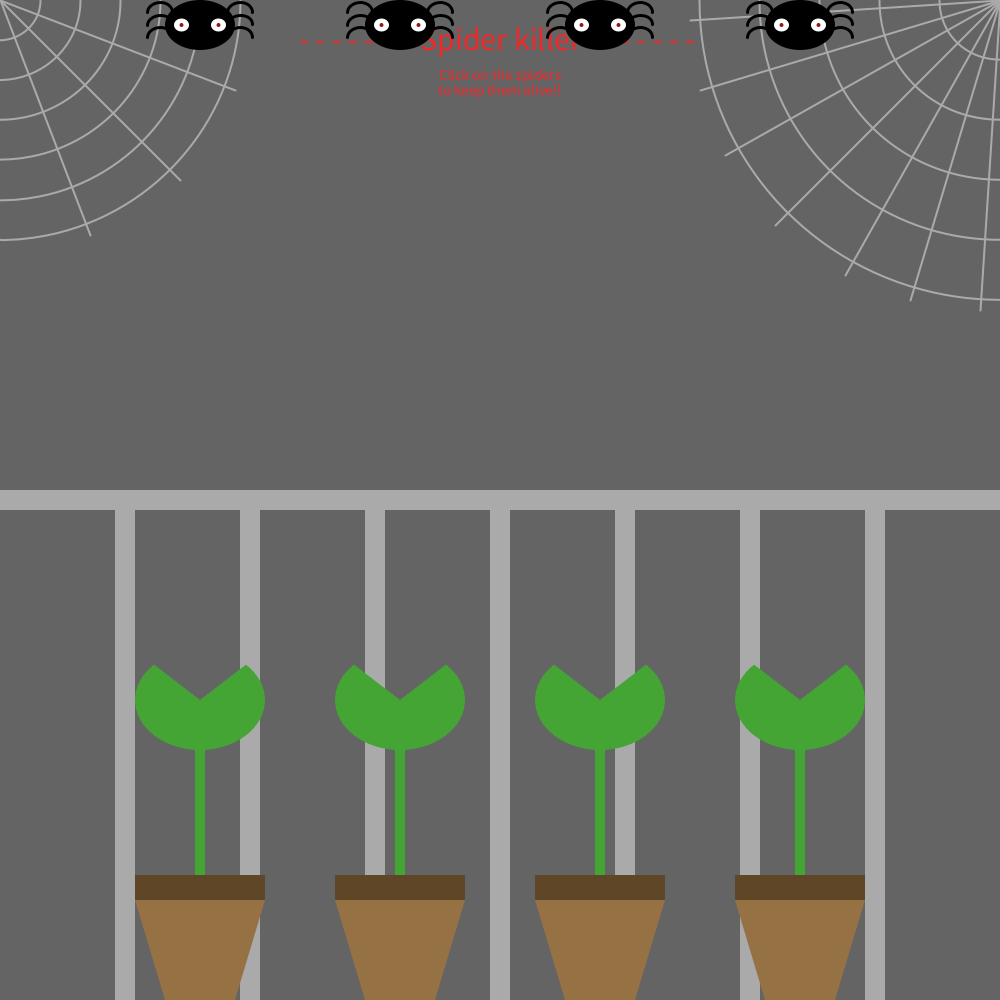
Frame 1 (no input)
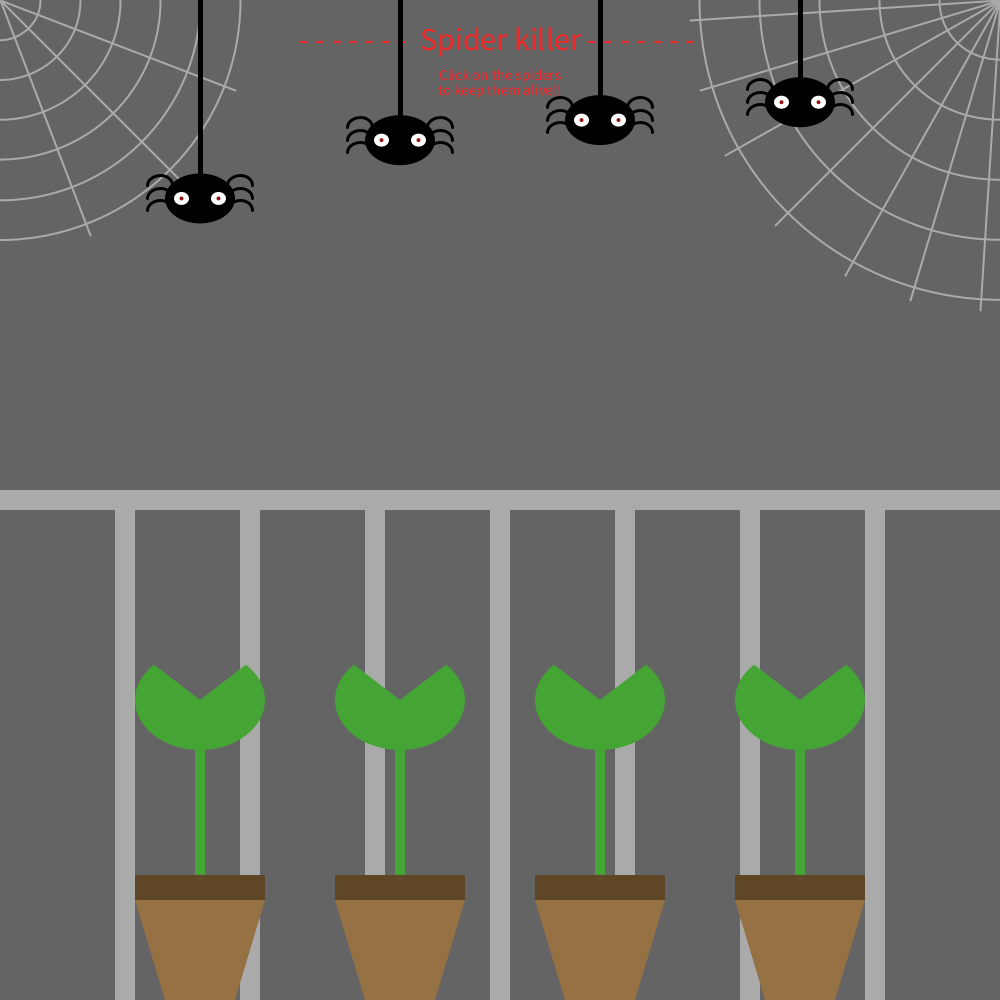
Frame 60 (the mouse pressed at the canvas centre just before this capture)
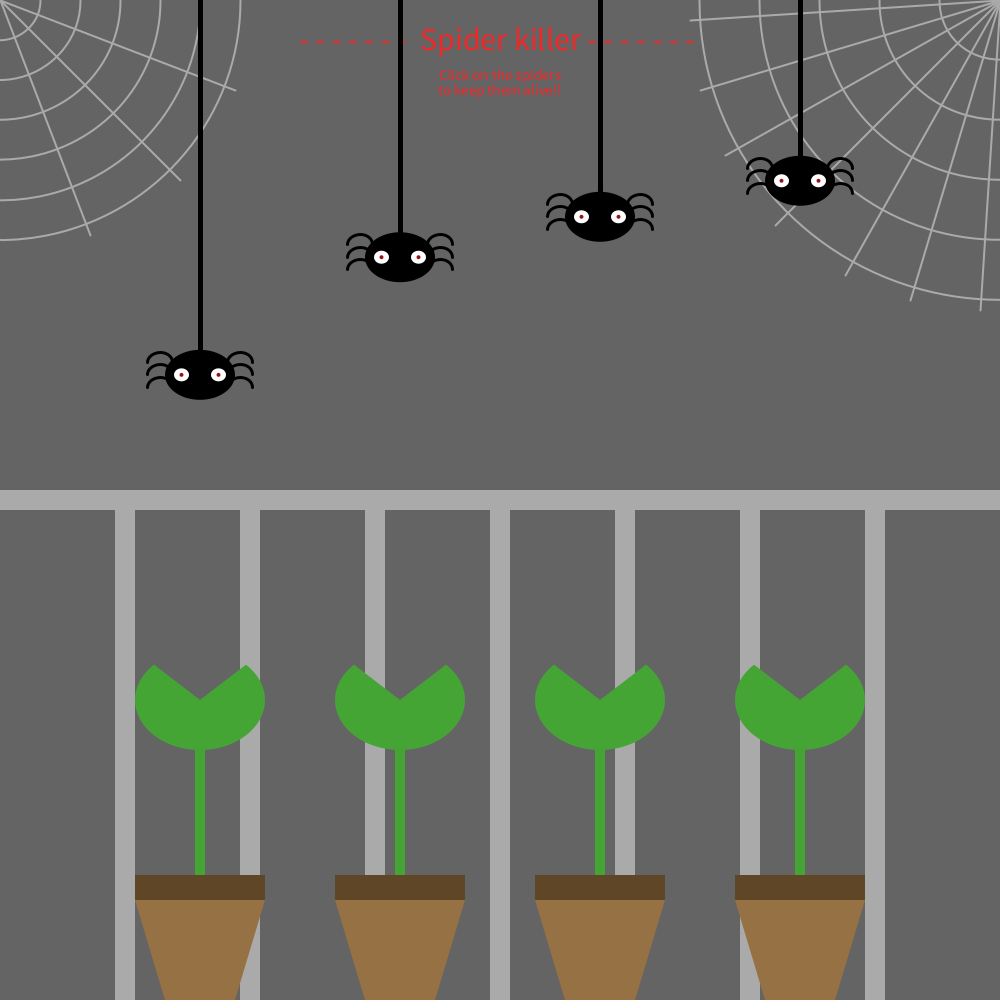
Frame 120 (the mouse held since frame 60 and released just before this capture)

The Processing sketch that drew these frames (run headless with seeded random() and noise(); from frame 60 on, the mouse is pressed at the canvas centre):

// Processing sketch: processing_171862
// ── processing_171862.pde

//Gemma Galceran Kimura - Pràctica individual

//Introducció de variables
  //Variables de les aranyes
  int num_aranyes = 4;
  float[] posY = new float [num_aranyes];
  float[] velY = new float [num_aranyes];

  // Variables boles de foc
  int num_foc = 2;
  float[][] posfocX = new float[num_aranyes][num_foc];
  float[][] posfocY = new float[num_aranyes][num_foc];
  float[][] velfocX = new float[num_aranyes][num_foc];
  float[][] velfocY = new float[num_aranyes][num_foc];
  
//Inicialització
void setup()
  {
    size(1000, 1000);
    //Inicialitzem posicions i velocitats:
    for (int i=0; i<num_aranyes; i++)
    {
      posY [i] = 25;
      velY [i] = random(1, 4); 
     
      for(int j= 0; j<num_foc; j++)
      {
        posfocX [i][j] = 200*(i+1);
        posfocY [i][j] = 700;
        velfocX [i][j] = random(1,3);
        velfocY [i][j]= random(1,3);
      }
    }
  }
  
  // Inici del draw
  void draw ()
  {
    //fons que es manté fixe
    background(100);
    
    fill(#F02727);
    textAlign(CENTER);
    textSize(32);
    text("- - - - - - -  Spider killer - - - - - - - " , width/2 ,50);
    textSize(15);
    text("Click on the spiders" , width/2 ,80);
    text("to keep them alive!!" , width/2 ,95);
    strokeWeight(3);
    stroke(#A01212);

    
    
    //Telaranyes
    noFill();
    strokeWeight(2);
    stroke(170);
    arc(0,0,80,80,0,TWO_PI-QUARTER_PI);
    arc(0,0,160,160,0,TWO_PI-QUARTER_PI);
    arc(0,0,240,240,0,TWO_PI-QUARTER_PI);
    arc(0,0,320,320,0,TWO_PI-QUARTER_PI);
    arc(0,0,400,400,0,TWO_PI-QUARTER_PI);
    arc(0,0,480,480,0,TWO_PI-QUARTER_PI);
    
    line(0,0,235,90);
    line(0,0,180,180);
    line(0,0,90,235);
    
    arc(width-1,0,120,120,-QUARTER_PI,PI);
    arc(width-1,0,240,240,-QUARTER_PI,PI);
    arc(width-1,0,360,360,-QUARTER_PI,PI);
    arc(width-1,0,480,480,-QUARTER_PI,PI);
    arc(width-1,0,600,600,-QUARTER_PI,PI);

    line(width,0,width-310,20);
    line(width,0,width-300,90);
    line(width,0,width-275,155);
    line(width,0,width-225,225);
    line(width,0,width-155,275);
    line(width,0,width-90,300);
    line(width,0,width-20,310);

    noStroke();
    
    //Barana
    fill(170);
    rect(0, 490, width, 20);
    rect(115, height/2, 20, height/2); 
    rect(240, height/2, 20, height/2); 
    rect(365, height/2, 20, height/2); 
    rect(490, height/2, 20, height/2); 
    rect(615, height/2, 20, height/2); 
    rect(740, height/2, 20, height/2); 
    rect(865, height/2, 20, height/2); 
  
    //Test de les plantes i tiges
    fill(#957144);
    beginShape();
    vertex(165, height);
    vertex(135, height-100);
    vertex(265, height-100);
    vertex(235, height);
    endShape();
  
    beginShape();
    vertex(365, height);
    vertex(335, height-100);
    vertex(465, height-100);
    vertex(435, height);
    endShape();
  
    beginShape();
    vertex(565, height);
    vertex(535, height-100);
    vertex(665, height-100);
    vertex(635, height);
    endShape();
    
    beginShape();
    vertex(765, height);
    vertex(735, height-100);
    vertex(865, height-100);
    vertex(835, height);
    endShape();
    
    //test
    fill(#5F4627);
    rect(135, height-125, 130, 25);
    rect(335, height-125, 130, 25);
    rect(535, height-125, 130, 25);
    rect(735, height-125, 130, 25);
    
    //tija
    fill(#44A535);
    rect(200-5, height-260, 10, 135);
    rect(400-5, height-260, 10, 135);
    rect(600-5, height-260, 10, 135);
    rect(800-5, height-260, 10, 135);
    
    //flor oberta
    arc(200,height-300,130,100,-QUARTER_PI,PI+QUARTER_PI);
    arc(400,height-300,130,100,-QUARTER_PI,PI+QUARTER_PI);
    arc(600,height-300,130,100,-QUARTER_PI,PI+QUARTER_PI);
    arc(800,height-300,130,100,-QUARTER_PI,PI+QUARTER_PI);
    
  
    noFill();
  
    for (int i=0; i<num_aranyes; i++)
    {   
        dibuix_aranya(i);
        comprovar_lim(i);
        modificar_posaranya(i);
        
        for (int j=0; j<num_foc; j++)
        {
          if (posY[i] == 700)
          {
            dibuix_foc(i,j);
            comprovar_lim(i,j);
            modificar_posbola(i,j);
            
          }
        }
    }  
  }
  
//MODIFICAR POSICIÓ I VELOCITAT  
  void modificar_posaranya(int _i)  //Paràmetres per modificar la posició i velocitat del personatge
  {
    posY[_i] += velY [_i];
  }
  
   void modificar_posbola(int _i, int _j)
  {
    posfocX[_i][_j]  += velfocX [_i][_j];
    posfocY[_i][_j]  += velfocY [_i][_j];
  }
  
//PARÀMETRES PER COMPROVAR LÍMITS
  void comprovar_lim(int _i)
    {
      //comprovar limits Y
      if (posY[_i] > 700) //l'aranya desapareix
      {
        posY [_i] = 700;
        velY [_i] = 0;    
      }
      if (posY[_i] == 700)
      {
        
        fill(#F02727);
        textSize(30);
        text("Nyam!" , 200*(_i+1) ,600);
        noFill();
        
        noStroke();
        fill(#44A535);
        //FLOR TANCADA
        ellipse(200*(_i+1), 700, 130,100);
        
        //DENTS DE LA FLOR QUAN ES TANCA
        fill(255);
        beginShape();
        vertex(200*(_i+1),700-50);
        vertex(200*(_i+1),700-30);
        vertex(200*(_i+1)-25,700-40);
        endShape();
        beginShape();
        vertex(200*(_i+1),700-30);
        vertex(200*(_i+1),700-10);
        vertex(200*(_i+1)+25,700-20);
        endShape();
        beginShape();
        vertex(200*(_i+1),700-10);
        vertex(200*(_i+1),700+10);
        vertex(200*(_i+1)-25,700);
        endShape();
        beginShape();
        vertex(200*(_i+1),700+10);
        vertex(200*(_i+1),700+30);
        vertex(200*(_i+1)+25,700+20);
        endShape();
        
      }
    }
    
  void comprovar_lim(int _i , int _j)
    {
      //comprovar limits X
      if((posfocX[_i][_j] < 5)||(posfocX[_i][_j] > width-5))
      {
        velfocX [_i][_j] = -velfocX[_i][_j] ;
      } 
      //comprovar limits Y
      if((posfocY[_i][_j] < 5)||(posfocY[_i][_j] >height-5))
      {
        velfocY[_i][_j]  = -velfocY[_i][_j] ;
      } 
    }
  
  //Dibuix de les aranyes
  void dibuix_aranya(int _i)
    {
      fill(0);
      ellipse(200*(_i+1), posY[_i], 70, 50);
      fill(255);
      ellipse(200*(_i+1)-18.5, posY[_i], 15, 13);
      ellipse(200*(_i+1)+18.5, posY[_i], 15, 13);
      fill(#981212);
      ellipse(200*(_i+1)-18.5, posY[_i], 4, 4);
      ellipse(200*(_i+1)+18.5, posY[_i], 4, 4);
     
      noFill();
      stroke(0);
      strokeWeight(3);
      arc(200*(_i+1)-40, posY[_i]-12.5,25,20,PI,TWO_PI);
      arc(200*(_i+1)-40, posY[_i],25,20,PI,TWO_PI);
      arc(200*(_i+1)-40, posY[_i]+12.5,25,20,PI,TWO_PI);
      arc(200*(_i+1)+40, posY[_i]-12.5,25,20,PI,TWO_PI);
      arc(200*(_i+1)+40, posY[_i],25,20,PI,TWO_PI);
      arc(200*(_i+1)+40, posY[_i]+12.5,25,20,PI,TWO_PI);
      
      strokeWeight(5);
      line(200*(_i+1), 0, 200*(_i+1), posY[_i]);
      strokeWeight(2);
      noStroke();
    }
    
  void dibuix_foc(int _i , int _j)
    {
    fill(#E57905);
    ellipse(posfocX[_i][_j],posfocY[_i][_j],35,45);
    fill(#FFCA08);
    ellipse(posfocX[_i][_j],posfocY[_i][_j]+5,15,25);
    }
  


  void mousePressed()
    {
      boolean sortir=false;
    
      for(int i=0; (i < num_aranyes) && (!sortir); i++)
      {
         if (mouseY < 680) //l'aranya rebota i torna a l'inici de la corda
           {
              if ( (mouseX > 200*(i+1)-25) && (mouseX < 200*(i+1)+25) && (mouseY > posY[i]-25) && (mouseY < posY[i]+25))
               {
                posY[i] = 25;
                velY [i] = random(1, 4);               
                sortir = true;
               }
           }
      }
    }
